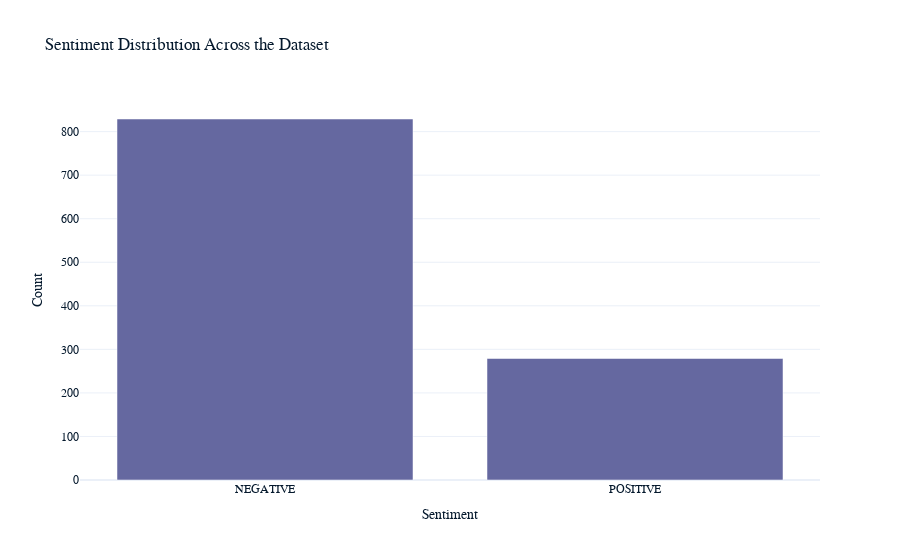

Source (notebook cell):
### Code cell
import plotly.express as px

# Ensure 'Sentiment' column exists in df1
if 'Sentiment' in df1.columns:
    # Visualize sentiment distribution across the dataset
    sentiment_counts = df1['Sentiment'].value_counts().reset_index()
    sentiment_counts.columns = ['Sentiment', 'Count']
    sentiment_distribution = px.bar(sentiment_counts, 
                                    x='Sentiment', 
                                    y='Count', 
                                    title='Sentiment Distribution Across the Dataset', 
                                    labels={'Sentiment': 'Sentiment', 'Count': 'Count'})
    sentiment_distribution.show()
else:
    print("The 'Sentiment' column does not exist in the dataframe.")

### Figure 1 — Plotly figure (JSON) as saved in the notebook; plotly's stock layout.template omitted (floating-point values rounded to 4 significant figures)
{"data": [{"alignmentgroup": "True", "hovertemplate": "Sentiment=%{x}<br>Count=%{y}<extra></extra>", "legendgroup": "", "marker": {"color": "#6568a0", "pattern": {"shape": ""}}, "name": "", "offsetgroup": "", "orientation": "v", "showlegend": false, "textposition": "auto", "x": ["NEGATIVE", "POSITIVE"], "xaxis": "x", "y": [829, 279], "yaxis": "y", "type": "bar"}], "layout": {"xaxis": {"anchor": "y", "domain": [0, 1], "title": {"text": "Sentiment"}}, "yaxis": {"anchor": "x", "domain": [0, 1], "title": {"text": "Count"}}, "legend": {"tracegroupgap": 0}, "title": {"text": "Sentiment Distribution Across the Dataset"}, "barmode": "relative"}}
